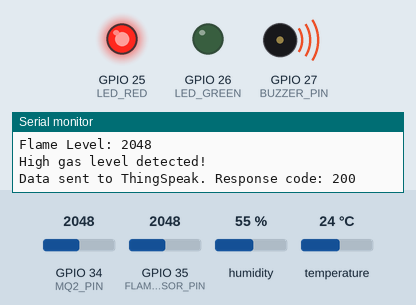
The sketch below on a simulated ESP32. Shown: output pins drawn as LEDs (lit = HIGH), buzzer (waves = sounding, pin HIGH), the last lines printed to the serial monitor. Inputs (shaded band) come from the test bench; at power-on: GPIO 34 (MQ2_PIN) = 2048, GPIO 35 (FLAME_SENSOR_PIN) = 2048, humidity 55 %, temperature 24 °C. WiFi joins after 1.5 s; servers stay silent unless stated; web services answer with replies made up by the test bench.

Above: at 2.7 s.
2.8 s: GPIO 34 (MQ2_PIN) set to 1701
16.8 s: GPIO 34 (MQ2_PIN) set to 1614
28.2 s: GPIO 35 (FLAME_SENSOR_PIN) set to 108
39.6 s: GPIO 35 (FLAME_SENSOR_PIN) set to 94
At 48.0 s:
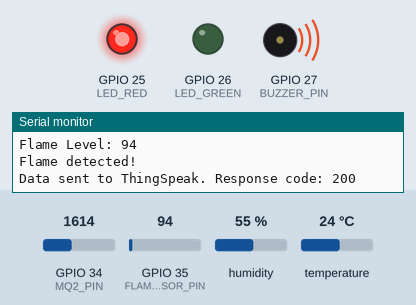
51.0 s: GPIO 35 (FLAME_SENSOR_PIN) set to 122
At 63.4 s:
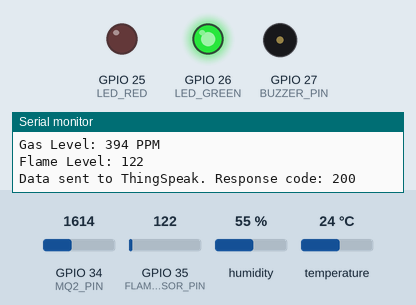
63.8 s: GPIO 35 (FLAME_SENSOR_PIN) set to 60
At 78.5 s:
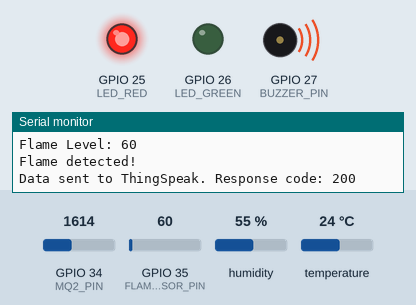
Timing chart, 0 to 78.8 s (numbered marks = the images above; inputs shaded):
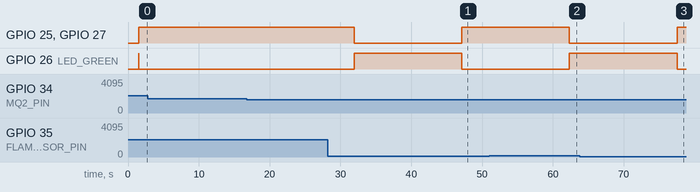

Measured:
- after the input at 39.6 s, GPIO 25 (LED_RED), GPIO 27 (BUZZER_PIN): LOW → HIGH after 7.5 s; GPIO 26 (LED_GREEN): HIGH → LOW after 7.5 s
- after the input at 51.0 s, GPIO 25 (LED_RED), GPIO 27 (BUZZER_PIN): HIGH → LOW after 11.3 s; GPIO 26 (LED_GREEN): LOW → HIGH after 11.3 s
- after the input at 63.8 s, GPIO 25 (LED_RED), GPIO 27 (BUZZER_PIN): LOW → HIGH after 13.8 s; GPIO 26 (LED_GREEN): HIGH → LOW after 13.8 s

The sketch:

FireAlertSystem.ino
```cpp
#include <WiFi.h>
#include <HTTPClient.h>
#include <DHT.h>

// ================= CONFIGURAÇÕES =====================
// WiFi
#define WIFI_SSID "Caue"
#define WIFI_PASSWORD "Caue2005"

// ThingSpeak
#define THINGSPEAK_API_KEY "H5JZ80FTUCS3113U"
#define CHANNEL_ID 2984134
#define UPDATE_INTERVAL 15000  // 15 segundos

// Sensores e atuadores
#define DHT_PIN 4             // DHT22 data pin
#define MQ2_PIN 34            // MQ-2 analog pin
#define FLAME_SENSOR_PIN 35   // (Opcional) Sensor de chama
#define LED_RED 25            // LED vermelho
#define LED_GREEN 26          // LED verde
#define BUZZER_PIN 27         // Buzzer

// Limiares
#define TEMP_THRESHOLD 50.0   // Temperatura em °C
#define GAS_THRESHOLD 400     // Gás em PPM
#define FLAME_THRESHOLD 100   // Chama (analógico)

#define DHTTYPE DHT22         // Tipo do sensor DHT
// =====================================================

DHT dht(DHT_PIN, DHTTYPE);

float temperature = 0;
int gasLevel = 0;
int flameLevel = 0;
bool isAlertActive = false;

void setup() {
  Serial.begin(115200);

  // Initialize pins
  pinMode(LED_RED, OUTPUT);
  pinMode(LED_GREEN, OUTPUT);
  pinMode(BUZZER_PIN, OUTPUT);
  pinMode(MQ2_PIN, INPUT);
  pinMode(FLAME_SENSOR_PIN, INPUT);

  // Start DHT sensor
  dht.begin();

  // Connect to WiFi
  WiFi.begin(WIFI_SSID, WIFI_PASSWORD);
  Serial.print("Connecting to WiFi");

  while (WiFi.status() != WL_CONNECTED) {
    delay(500);
    Serial.print(".");
  }

  Serial.println("\nConnected to WiFi");
  digitalWrite(LED_GREEN, HIGH);  // Turn on green LED when connected
}

void loop() {
  // Read sensors
  readSensors();

  // Check for fire conditions
  checkFireConditions();

  // Send data to ThingSpeak
  sendToThingSpeak();

  // Wait before next reading
  delay(UPDATE_INTERVAL);
}

void readSensors() {
  // Read temperature
  temperature = dht.readTemperature();
  if (isnan(temperature)) {
    Serial.println("Failed to read temperature!");
    temperature = 0;
  }

  // Read gas level
  gasLevel = analogRead(MQ2_PIN);
  gasLevel = map(gasLevel, 0, 4095, 0, 1000);  // Map to PPM

  // Read flame sensor
  flameLevel = analogRead(FLAME_SENSOR_PIN);

  // Print readings to Serial
  Serial.println("Sensor Readings:");
  Serial.println("Temperature: " + String(temperature) + "°C");
  Serial.println("Gas Level: " + String(gasLevel) + " PPM");
  Serial.println("Flame Level: " + String(flameLevel));
}

void checkFireConditions() {
  bool alertCondition = false;

  // Check each condition
  if (temperature > TEMP_THRESHOLD) {
    Serial.println("High temperature detected!");
    alertCondition = true;
  }

  if (gasLevel > GAS_THRESHOLD) {
    Serial.println("High gas level detected!");
    alertCondition = true;
  }

  if (flameLevel < FLAME_THRESHOLD) {  // Lower value means flame detected
    Serial.println("Flame detected!");
    alertCondition = true;
  }

  // Update alert status
  if (alertCondition != isAlertActive) {
    isAlertActive = alertCondition;
    updateAlertStatus();
  }
}

void updateAlertStatus() {
  if (isAlertActive) {
    digitalWrite(LED_RED, HIGH);
    digitalWrite(LED_GREEN, LOW);
    digitalWrite(BUZZER_PIN, HIGH);
  } else {
    digitalWrite(LED_RED, LOW);
    digitalWrite(LED_GREEN, HIGH);
    digitalWrite(BUZZER_PIN, LOW);
  }
}

void sendToThingSpeak() {
  if (WiFi.status() != WL_CONNECTED) {
    Serial.println("WiFi connection lost!");
    return;
  }

  HTTPClient http;
  String url = "http://api.thingspeak.com/update?api_key=" + String(THINGSPEAK_API_KEY);

  // Add field data
  url += "&field1=" + String(temperature);
  url += "&field2=" + String(gasLevel);
  url += "&field3=" + String(flameLevel);
  url += "&field4=" + String(isAlertActive);

  http.begin(url);
  int httpResponseCode = http.GET();

  if (httpResponseCode > 0) {
    Serial.println("Data sent to ThingSpeak. Response code: " + String(httpResponseCode));
  } else {
    Serial.println("Error sending data to ThingSpeak");
  }

  http.end();
} 
```
